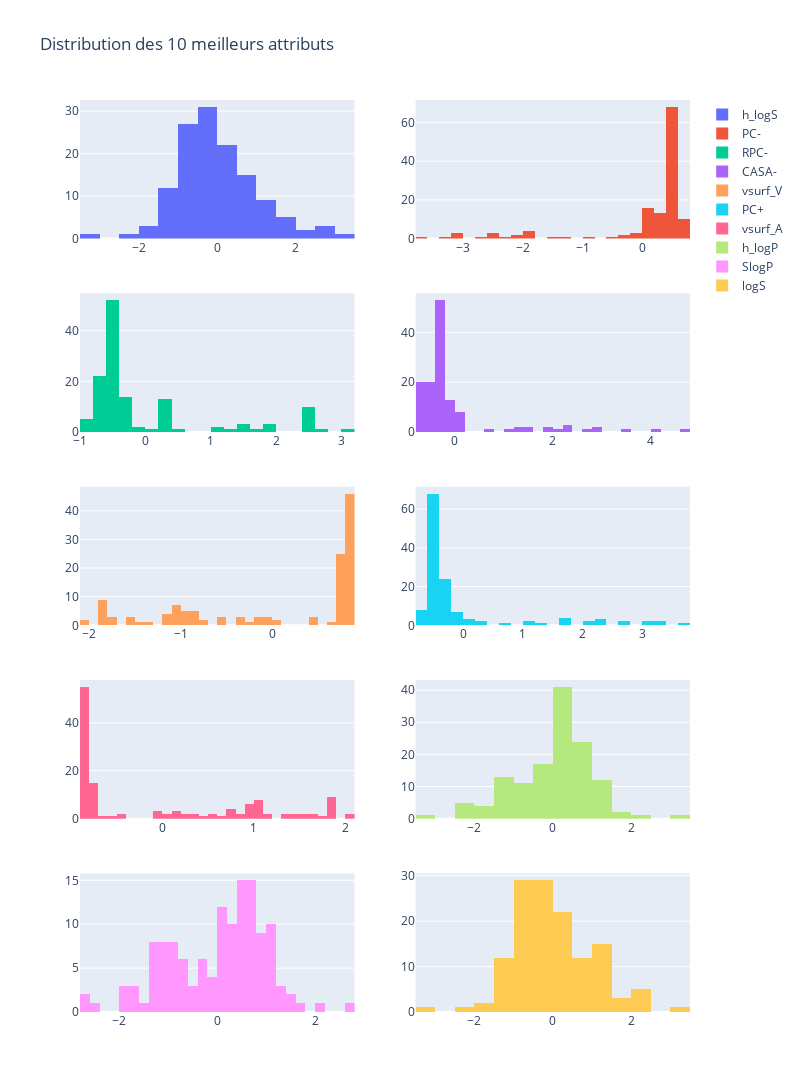

The notebook cell saved with this chart:
### Markdown cell above
#### Visualisation de la distributions des 10 meilleurs attributs.

Nous allons utiliser ici des histogrammes et des boîtes à moustaches.

### Code cell
import plotly.graph_objects as go
from plotly.subplots import make_subplots

# Subplots
fig = make_subplots(rows=5, cols=2)

for i, attribute in enumerate(best_attributes):
    fig.add_trace(go.Histogram(x=data_best_X[attribute], nbinsx=30, name=attribute), row=i//2+1, col=i%2+1)

fig.update_layout(height=1200, width=800, title_text="Distribution des 10 meilleurs attributs")

fig.show()

### Figure 1 — Plotly figure (JSON) as saved in the notebook; plotly's stock layout.template omitted (floating-point values rounded to 4 significant figures; data arrays with more than 128 entries replaced by an {"elided": "..."} marker saying what was removed)
{"data": [{"name": "h_logS", "nbinsx": 30, "type": "histogram", "x": {"elided": "132 float values"}, "xaxis": "x", "yaxis": "y"}, {"name": "PC-", "nbinsx": 30, "type": "histogram", "x": {"elided": "132 float values"}, "xaxis": "x2", "yaxis": "y2"}, {"name": "RPC-", "nbinsx": 30, "type": "histogram", "x": {"elided": "132 float values"}, "xaxis": "x3", "yaxis": "y3"}, {"name": "CASA-", "nbinsx": 30, "type": "histogram", "x": {"elided": "132 float values"}, "xaxis": "x4", "yaxis": "y4"}, {"name": "vsurf_V", "nbinsx": 30, "type": "histogram", "x": {"elided": "132 float values"}, "xaxis": "x5", "yaxis": "y5"}, {"name": "PC+", "nbinsx": 30, "type": "histogram", "x": {"elided": "132 float values"}, "xaxis": "x6", "yaxis": "y6"}, {"name": "vsurf_A", "nbinsx": 30, "type": "histogram", "x": {"elided": "132 float values"}, "xaxis": "x7", "yaxis": "y7"}, {"name": "h_logP", "nbinsx": 30, "type": "histogram", "x": {"elided": "132 float values"}, "xaxis": "x8", "yaxis": "y8"}, {"name": "SlogP", "nbinsx": 30, "type": "histogram", "x": {"elided": "132 float values"}, "xaxis": "x9", "yaxis": "y9"}, {"name": "logS", "nbinsx": 30, "type": "histogram", "x": {"elided": "132 float values"}, "xaxis": "x10", "yaxis": "y10"}], "layout": {"height": 1200, "title": {"text": "Distribution des 10 meilleurs attributs"}, "width": 800, "xaxis": {"anchor": "y", "domain": [0, 0.45]}, "xaxis10": {"anchor": "y10", "domain": [0.55, 1]}, "xaxis2": {"anchor": "y2", "domain": [0.55, 1]}, "xaxis3": {"anchor": "y3", "domain": [0, 0.45]}, "xaxis4": {"anchor": "y4", "domain": [0.55, 1]}, "xaxis5": {"anchor": "y5", "domain": [0, 0.45]}, "xaxis6": {"anchor": "y6", "domain": [0.55, 1]}, "xaxis7": {"anchor": "y7", "domain": [0, 0.45]}, "xaxis8": {"anchor": "y8", "domain": [0.55, 1]}, "xaxis9": {"anchor": "y9", "domain": [0, 0.45]}, "yaxis": {"anchor": "x", "domain": [0.848, 1]}, "yaxis10": {"anchor": "x10", "domain": [0, 0.152]}, "yaxis2": {"anchor": "x2", "domain": [0.848, 1]}, "yaxis3": {"anchor": "x3", "domain": [0.636, 0.788]}, "yaxis4": {"anchor": "x4", "domain": [0.636, 0.788]}, "yaxis5": {"anchor": "x5", "domain": [0.424, 0.576]}, "yaxis6": {"anchor": "x6", "domain": [0.424, 0.576]}, "yaxis7": {"anchor": "x7", "domain": [0.212, 0.364]}, "yaxis8": {"anchor": "x8", "domain": [0.212, 0.364]}, "yaxis9": {"anchor": "x9", "domain": [0, 0.152]}}}
